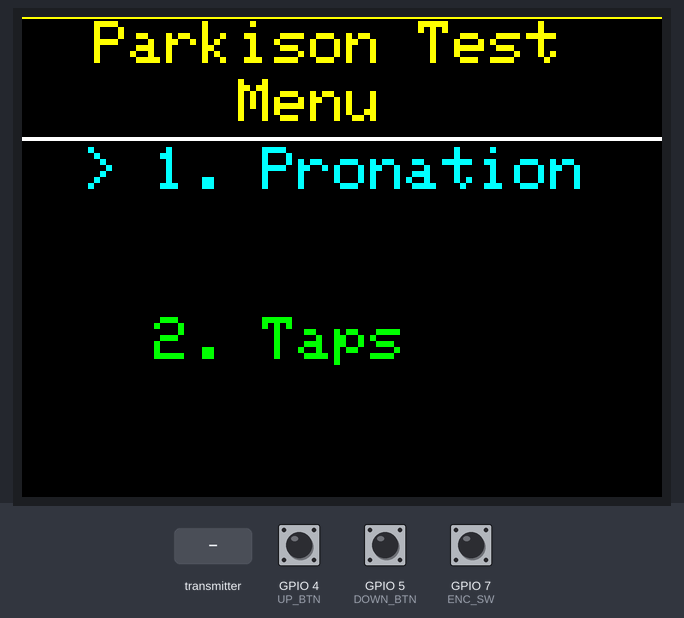
A sketch run on a simulated ESP32-S3. Parts: 320×240 colour display. The test bench sets the inputs (shaded band); at power-on: GPIO 7 (ENC_SW) HIGH, GPIO 4 (UP_BTN) HIGH, GPIO 5 (DOWN_BTN) HIGH.

Above: at 3.5 s.
3.6 s: the transmitter starts sending stateID = 0
At 3.95 s:
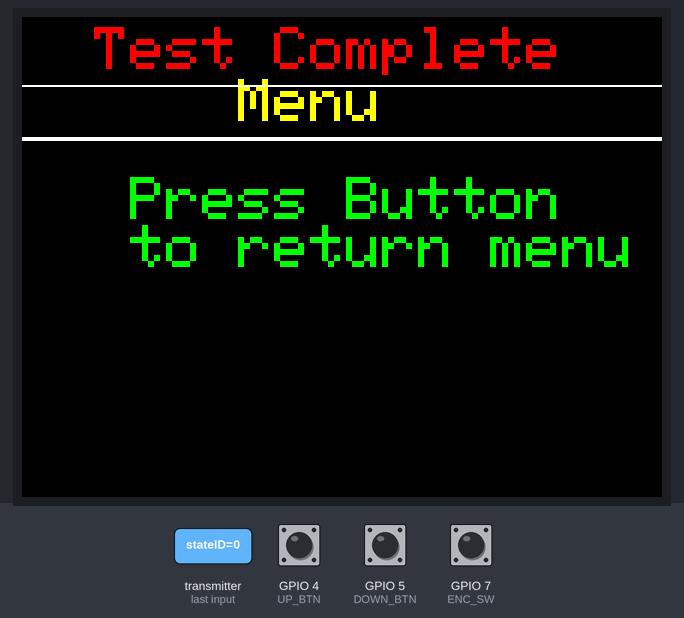
5.7 s: the transmitter starts sending payload = 1
At 6.04 s:
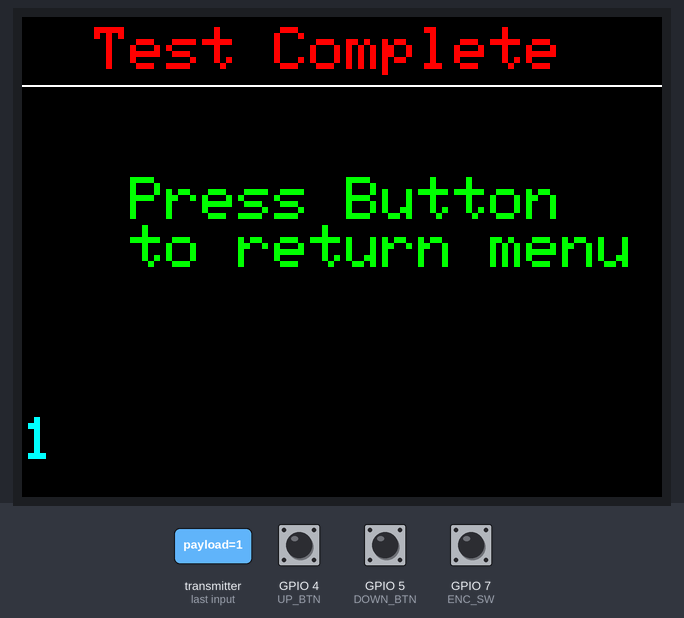
8.7 s: GPIO 7 (ENC_SW) pulled LOW for 3.2 s
At 10.2 s:
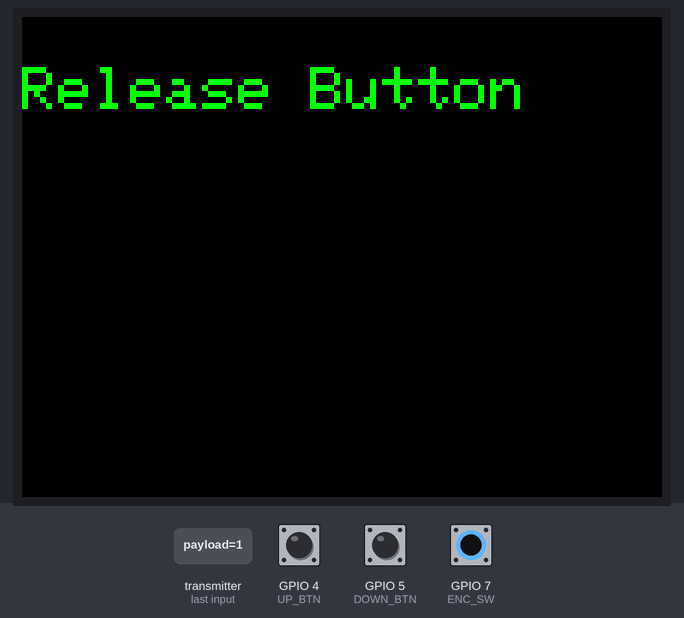
12.5 s: the transmitter starts sending payload = 0
At 15.3 s:
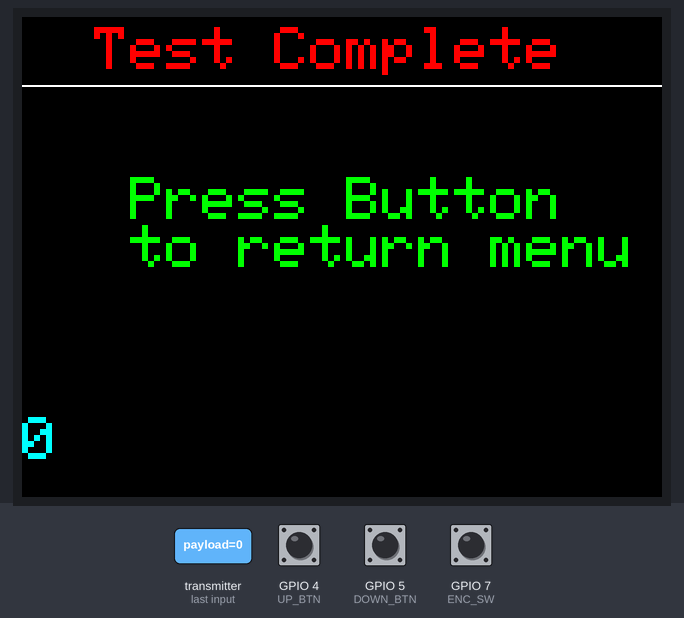
15.5 s: GPIO 7 (ENC_SW) pulled LOW for 0.15 s
At 15.98 s:
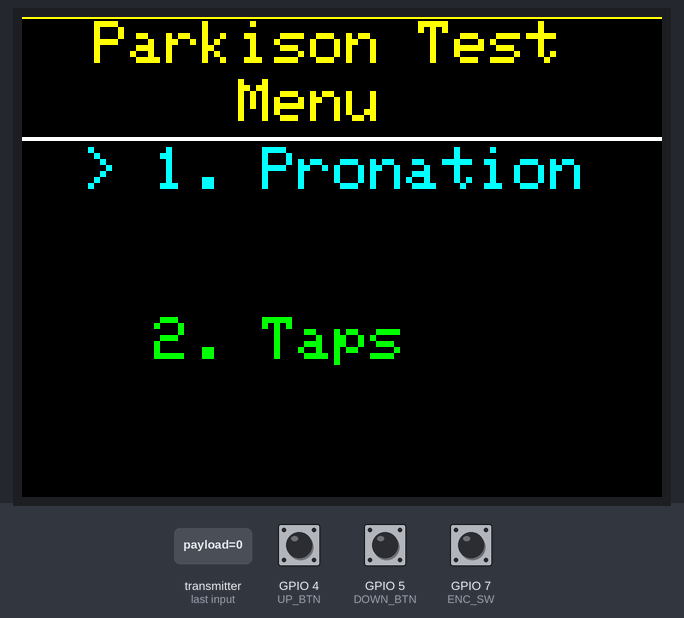
16.2 s: GPIO 7 (ENC_SW) pulled LOW for 0.15 s
At 17.35 s:
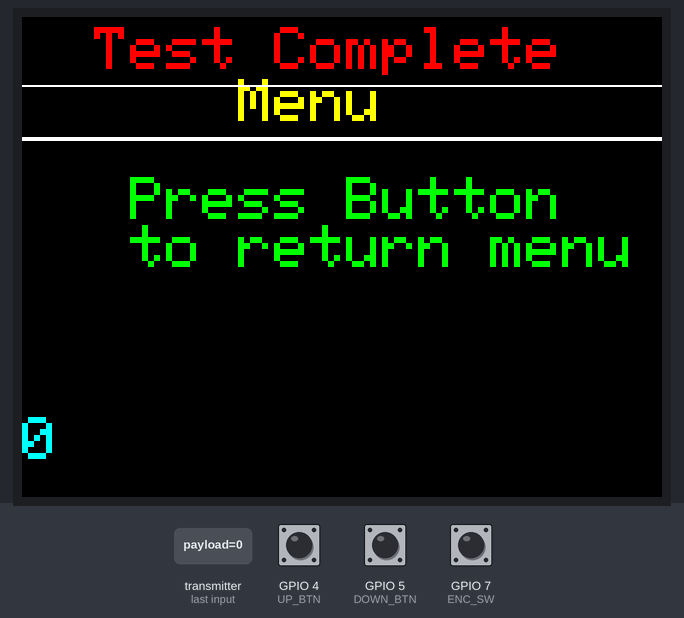
Timing chart, 0 to 19.2 s (numbered marks = the images above; inputs shaded):
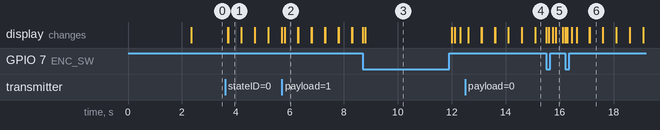

Measured:
- after the input at 3.6 s, the display: first changes after 0.10 s (image 1 shows a later state)
- after the input at 8.7 s, the display: first changes at once (image 3 shows a later state)
- after the input at 15.5 s, the display: first changes at once (image 5 shows a later state)
- after the input at 16.2 s, the display: first changes at once (image 6 shows a later state)
- what the display in image 1 shows lasts 0.5 s, from 3.7 s to 4.2 s

The sketch:

ESPNOWTFT_PAWD_Wroom_3_copy_20260326121600.ino
```cpp
//160x128 screen
//Size 1 10pixels_offsetfory Max_12lines 6 pixels_offsetforx
//Size 2 20pixels_offsetfory Max_8lines  12 pixels_offsetforx
//Size 3 28pixels_offsetfory Max_5lines  18 pixels_offsetforx
//Size 4 36pixels_offsetfory Max_4lines  24 pixels_offsetforx


#include <esp_now.h>
#include <WiFi.h>
#include <Adafruit_GFX.h>
#include <Adafruit_ST7789.h>
#include <SPI.h>


// Verified Pinout for NHD-2.4-240320CF & ESP32-S3
#define TFT_CS     14
#define TFT_RST    17
#define TFT_DC     15
#define TFT_MOSI   11
#define TFT_SCLK   12

// Button Definitions
#define ENC_SW   7
#define UP_BTN   4
#define DOWN_BTN 5

Adafruit_ST7789 tft = Adafruit_ST7789(TFT_CS, TFT_DC, TFT_RST);

int selection = 0;
int lastSelection = -1;
String choice= "Picked: Pronation!";
bool isMenuDrawn = false;
int screenclear = 0;

unsigned long lastAnimTime = 0; //none blocking wait not using delay()
int dotCount = 0;
const int animInterval = 500; // Speed of dots in milliseconds

//uint8_t broadcastAddress[] = {0xE0, 0x72, 0xA1, 0x6B, 0x2F, 0xF4}; //mini

uint8_t broadcastAddress[] = {0x20, 0xE7, 0xC8, 0xAD, 0xC0, 0x8C}; //wroom mac address confirmed


typedef struct struct_message {
    int stateID;
    char payload[32];
} struct_message;

struct_message myData;
struct_message incomingData;

enum State { CHOICE, SENDING_CMD, WAITING, RECEIVED };
State currentState = CHOICE;

// --- Helper Functions ---

void updateTFT(String header, String body, uint16_t color) {
  tft.fillScreen(ST77XX_BLACK);
  tft.setCursor(0, 5);
  tft.setTextColor(ST77XX_YELLOW);
  tft.setTextSize(3);
  tft.println(header);
  tft.drawFastHLine(0, 34, 320, ST77XX_WHITE);
  tft.drawFastHLine(0, 35, 320, ST77XX_WHITE);

  tft.drawFastVLine(2, 0, 35, ST77XX_YELLOW);
  tft.drawFastVLine(3, 0, 35, ST77XX_YELLOW);
  tft.drawFastVLine(318, 0, 35, ST77XX_YELLOW);
  tft.drawFastVLine(317, 0, 35, ST77XX_YELLOW);

  tft.setCursor(0, 180);
  tft.setTextColor(color,ST77XX_BLACK);
  tft.setTextSize(4);
  tft.println(body);
  tft.drawFastHLine(0, 216, 320, ST77XX_WHITE);
  tft.drawFastHLine(0, 217, 320, ST77XX_WHITE);
}

void printLine(uint8_t size, int16_t x, int16_t y, uint16_t textcolor, uint16_t background, String label, uint8_t itemIndex, bool menu, int selection) {
    tft.setTextColor(textcolor, background);
    tft.setTextSize(size);
    tft.setCursor(x, y);
    if(menu == true){
      if (selection == itemIndex) tft.print("> ");
      else tft.print("  ");
      tft.print(label);
    } else {
      tft.print(label);
    }
}

// --- ESP-NOW Callbacks ---

void OnDataSent(const wifi_tx_info_t *tx_info, esp_now_send_status_t status) {
  if (status != ESP_NOW_SEND_SUCCESS) {
    Serial.println("Delivery Failed");
    currentState = CHOICE;
  }
}

void OnDataRecv(const esp_now_recv_info_t *recv_info, const uint8_t *incomingDataRaw, int len) {
  memcpy(&incomingData, incomingDataRaw, sizeof(incomingData));
  tft.fillScreen(ST77XX_BLACK);
  currentState = RECEIVED;
}

void setup() {
  Serial.begin(115200);

  SPI.begin(TFT_SCLK, -1, TFT_MOSI, TFT_CS);

  tft.init(240, 320);
  tft.setRotation(3);

  tft.invertDisplay(true);// colors were opposite so this command needs to be true
  updateTFT("       PAWD"," Initializing" ,ST77XX_YELLOW);

  delay(2000);
  tft.fillScreen(ST77XX_BLACK);

  WiFi.mode(WIFI_STA);
  if (esp_now_init() != ESP_OK) return;

  esp_now_register_send_cb(OnDataSent);
  esp_now_register_recv_cb(OnDataRecv);

  esp_now_peer_info_t peerInfo = {};
  memcpy(peerInfo.peer_addr, broadcastAddress, 6);
  peerInfo.encrypt = false;
  esp_now_add_peer(&peerInfo);

  // Set pins to Input Pullup
  pinMode(ENC_SW, INPUT_PULLUP);
  pinMode(UP_BTN, INPUT_PULLUP);
  pinMode(DOWN_BTN, INPUT_PULLUP);
}

void loop() {
  switch (currentState) {
    case CHOICE:{
      if(!isMenuDrawn){
        tft.drawFastHLine(0, 0, 320, ST77XX_YELLOW);
        printLine(3, 0, 2, ST77XX_YELLOW, ST77XX_BLACK, "  Parkison Test ", 0, false, selection);
        printLine(3, 0, 31, ST77XX_YELLOW, ST77XX_BLACK, "      Menu", 0, false, selection);
        tft.drawFastHLine(0, 60, 320, ST77XX_WHITE);
        tft.drawFastHLine(0, 61, 320, ST77XX_WHITE);

      // Check UP Button - Moves selection UP (towards 0)
        if (digitalRead(UP_BTN) == LOW) {
          if (selection > 0) {
            choice = "Picked: Pronation!";
            selection--;
          }
          delay(200); // Debounce to prevent multi-trigger
        }

      // Check DOWN Button - Moves selection DOWN (towards 1)
        if (digitalRead(DOWN_BTN) == LOW) {
          if (selection < 1) {
            selection++;
            choice = "Picked: Taps!";
          }
          delay(200); // Debounce to prevent multi-trigger
        }

      // Only Redraw if selection actually changed
        if (selection != lastSelection) {
          // We redraw BOTH lines so the old ">" disappears and the new one appears
          printLine(3, 30, 65, 0x07FF/*ST77XX_RED*/, ST77XX_BLACK, "1. Pronation", 0, true, selection); //IF you do red gives cyan instead so find color code of cyan to get red
          printLine(3, 30, 150, ST77XX_GREEN, ST77XX_BLACK, "2. Taps", 1, true, selection); //green give purple
          lastSelection = selection;
        }

      // Confirm Selection with Center Switch
        if (digitalRead(ENC_SW) == LOW) {
          tft.fillRect(0, 200, 320, 28, ST77XX_GREEN);
          printLine(2, 10, 205, ST77XX_WHITE, ST77XX_GREEN, choice, 1, false, selection);

          if(selection == 0) strcpy(myData.payload, "PRONATION");
          else strcpy(myData.payload, "TAP");

          currentState = SENDING_CMD;
          delay(1000);
          tft.fillScreen(ST77XX_BLACK);
          isMenuDrawn = true;
        }

    }
    else {
        // --- NON-BLOCKING WAITING ANIMATION ---
        if(screenclear == 0){
          tft.fillScreen(ST77XX_BLACK);
          screenclear =1;

        }
        if (millis() - lastAnimTime >= animInterval) {
          lastAnimTime = millis();
          dotCount++;
          if (dotCount > 3) dotCount = 0;

          // Clear the small area for dots or redraw the text
          tft.setCursor(0, 5);
          tft.setTextColor(ST77XX_YELLOW, ST77XX_BLACK);
          tft.setTextSize(3);

          String waitText = "Waiting";
          for(int i=0; i < dotCount; i++) waitText += ".";

          // Print spaces at the end to "erase" old dots
          while(waitText.length() < 10) waitText += " ";

          tft.println(waitText);

          tft.drawFastHLine(0, 34, 320, ST77XX_WHITE);
          tft.drawFastHLine(0, 35, 320, ST77XX_WHITE);
        }
      }
      break;
    }
    case SENDING_CMD:{
      updateTFT("UPLOADING...", myData.payload, ST77XX_MAGENTA);
      delay(1000);
      esp_now_send(broadcastAddress, (uint8_t *) &myData, sizeof(myData));
      currentState = WAITING;
      break;
    }

    case WAITING: break;

    case RECEIVED:{
       isMenuDrawn = false;
       screenclear =0;
       tft.setCursor(0, 5);
       tft.setTextColor(ST77XX_RED);
       tft.setTextSize(3);
       tft.println("  Test Complete");
       tft.drawFastHLine(0, 34, 320, ST77XX_WHITE);

       tft.setCursor(0, 200);
       tft.setTextColor(ST77XX_CYAN);
       tft.setTextSize(3);
       tft.println(String(incomingData.payload));

       tft.setCursor(0, 80);
       tft.setTextSize(3);
       tft.setTextColor(ST77XX_GREEN);
       tft.println("   Press Button");
       tft.println("   to return menu");

       if (digitalRead(ENC_SW) == LOW) {
          tft.fillScreen(ST77XX_BLACK);
          while(digitalRead(ENC_SW) == LOW){
            tft.setCursor(0, 25);
            tft.println("Release Button");
          }
          lastSelection = -1;
          delay(100);
          tft.fillScreen(ST77XX_BLACK);
          currentState = CHOICE;
       }
       break;
    }
  }
}
```
